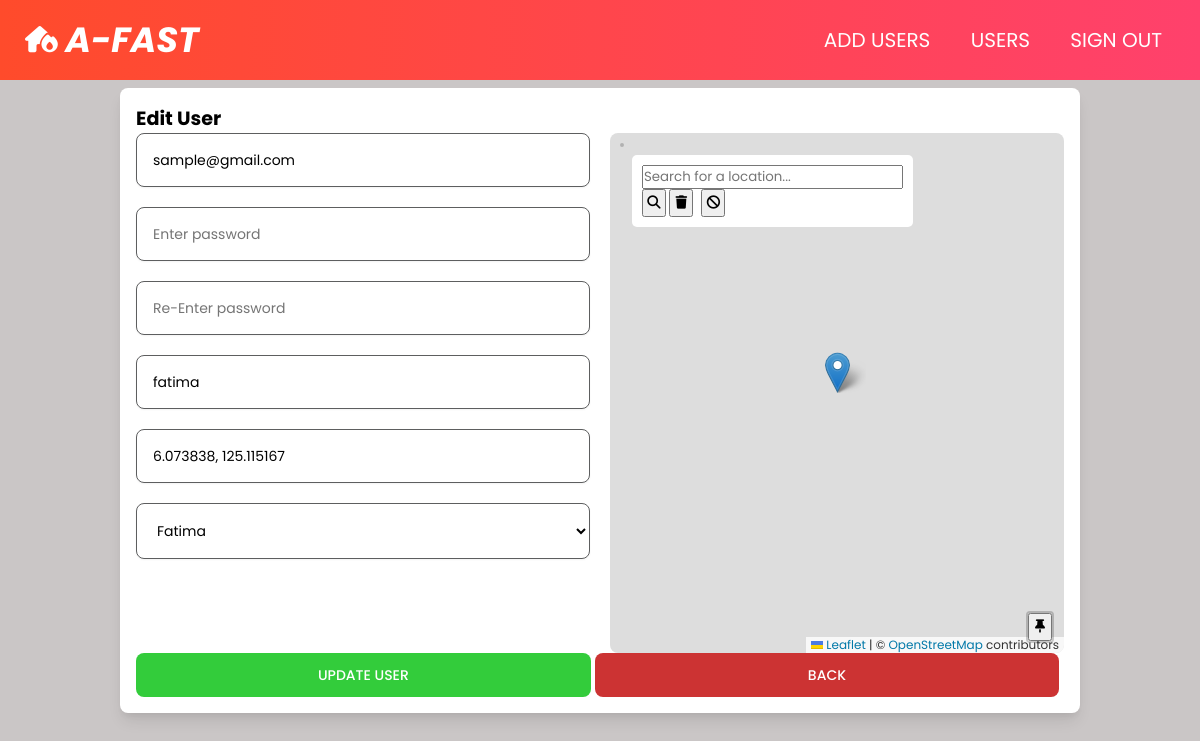
Screenshot of /admin/editUser.php?userId=12 with the database file from the repository.
### tables this page shows
CREATE TABLE `users` (
  `user_id` int(11) NOT NULL,
  `user_type` varchar(255) NOT NULL DEFAULT 'user',
  `username` varchar(255) NOT NULL,
  `email` varchar(255) NOT NULL,
  `password` varchar(255) NOT NULL,
  `station_location` varchar(255) NOT NULL,
  `barangay_code` int(255) NOT NULL
);

### admin/editUser.php (the view, shortened to what this page needs)
<?php
include ("db/connection.php");
include ("db/updateUser.php");
if (isset($_GET['userId'])) {
    $userId = $_GET['userId'];
    $sql = "SELECT * FROM users WHERE user_id = $userId";
    $result = $conn->query($sql);
    if ($result && $result->num_rows > 0) {
        $row = $result->fetch_assoc();
        $email = $row['email'];
        $username = $row['username'];
        $stationLocation = $row['station_location'];
        $barangayCode = $row['barangay_code'];
    } else {
        header("Location: index.php");
        exit();
    }
} else {
    header("Location: index.php");
    exit();
}
?>
<!DOCTYPE html>
<html lang="en">
<head>
    <link rel="stylesheet" href="css/style.css">
    <link rel="stylesheet" href="css/editUser.css">
    <link rel="stylesheet" href="https://unpkg.com/leaflet/dist/leaflet.css" />
</head>
<body>
    <?php include "navBar.php"; ?>
    <section>
        <form id="userForm" class="form" method="POST">
            <p class="form-title">Edit User</p>
            <div class="pair">
                <div class="input">
                    <div class="input-container">
                        <input name="email" id="email" type="email" placeholder="Enter email" value="<?php echo $email; ?>" required>
                    </div>
                    <div class="input-container">
                        <input name="password" id="password" type="password" placeholder="Enter password" required>
                    </div>
                    <div class="input-container">
                        <input name="password2" id="password2" type="password" placeholder="Re-Enter password" required>
                    </div>
                    <div class="input-container">
                        <input name="username" id="username" type="text" placeholder="User Name" value="<?php echo $username; ?>" required>
                    </div>
                    <div class="input-container">
                        <input name="station_location" id="stationLocationInput" type="text" placeholder="Station Location" value="<?php echo $stationLocation; ?>" required>
                    </div>
                    <div class="input-container">
                        <select name="barangay_code" id="barangay_code" required>
                            <?php
                            $barangays = array(
                                1 => 'Apopong',
                                2 => 'Baluan',
                                3 => 'Batomelong',
                                4 => 'Buayan',
                                5 => 'Bula',
                                6 => 'Calumpang',
                                7 => 'City Heights',
                                8 => 'Conel',
                                9 => 'Dadiangas East',
                                10 => 'Dadiangas North',
                                11 => 'Dadiangas South',
                                12 => 'Dadiangas West',
                                13 => 'Fatima',
                                14 => 'Katangawan',
                                15 => 'Labangal',
                                16 => 'Lagao',
                                17 => 'Ligaya',
                                18 => 'Mabuhay',
                                19 => 'Olympog',
                                20 => 'San Isidro',
                                21 => 'San Jose',
                                22 => 'Siguel',
                                23 => 'Sinawal',
                                24 => 'Tambler',
                                25 => 'Tinagacan',
                                26 => 'Upper Labay'
                            );
                            foreach ($barangays as $code => $barangay) {
                                echo "<option value='$code' " . ($code == $barangayCode ? 'selected' : '') . ">$barangay</option>";
                            }
                            ?>
                        </select>
                    </div>
                </div>
                <div id="map" class="map-container"></div>
            </div>
            <div class="buttons">
            <button type="button" id="updateButton" class="submit">Update User</button>
            <button type="button" id="cancelButton" class="cancel">Back</button>
            </div>
        </form>
    </section>
</body>
</html>

### admin/css/style.css (style rules this page uses)
* { padding: 0; margin: 0; text-decoration: none; list-style: none; box-sizing: border-box; font-family: "Poppins", sans-serif; }
body { background-color: rgb(202, 198, 198); font-family: montserrat; }

### admin/css/editUser.css (style rules this page uses)
.form { display: flex; flex-direction: column; padding: 1rem; width: 80vw; height: auto; margin-top: 0.7%; margin-left: 10%; border-radius: 0.5rem; background-color: #fff; box-shadow: 0 10px 15px -3px rgba(0, 0, 0, 0.1), 0 4px 6px -2px rgba(0, 0, 0, 0.05); color: black; }
p { font-weight: bolder; font-size: larger; }
.pair { display: flex; align-items: flex-start; }
.input { flex: 1; display: flex; flex-direction: column; justify-content: space-between; }
.input-container { position: relative; margin-bottom: 20px; }
.input-container input, select { width: 100%; background-color: #fff; padding: 1rem; padding-right: 3rem; font-size: 0.875rem; line-height: 1.25rem; border: 1px solid #5d5e5f; border-radius: 0.5rem; outline: none; box-shadow: 0 1px 2px 0 rgba(0, 0, 0, 0.05); color: black; }
.map-container { flex: 1; width: 50%; height: 65vh; margin-left: 20px; border-radius: 0.5rem; }
#cancelButton { padding: 0.75rem 1.25rem; background-color: #cc3333; color: #ffffff; font-size: 0.875rem; line-height: 1.25rem; font-weight: 500; border: none; border-radius: 0.5rem; text-transform: uppercase; width: 50%; }
.submit { padding: 0.75rem 1.25rem; background-color: #33cc3b; color: #ffffff; font-size: 0.875rem; line-height: 1.25rem; font-weight: 500; border: none; border-radius: 0.5rem; text-transform: uppercase; width: 49%; }

### rows the page displays
users: email "sample@gmail.com", username "fatima", station_location "6.073838, 125.115167", barangay_code "Fatima"
